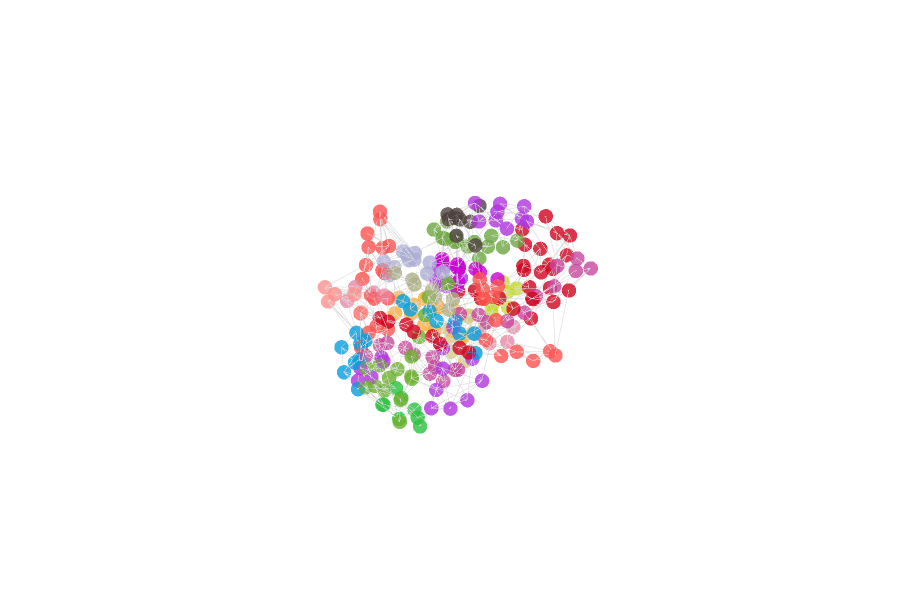

The cell this chart's notebook holds for it:
### Code cell
import numpy as np
transformator = NoiseTransform({'t_min':0, 't_max':1, 'rot_min': 0, 'rot_max': 1})
receptor_upd = transformator(receptor)
PlotlyVis.create_figure(receptor_upd)

### Figure 1 — Plotly figure (JSON) as saved in the notebook; plotly's stock layout.template omitted (floating-point values rounded to 4 significant figures; data arrays with more than 128 entries replaced by an {"elided": "..."} marker saying what was removed)
{"data": [{"hoverinfo": "text", "marker": {"cmax": 1, "cmin": 0, "color": {"elided": "1990 str values"}, "opacity": 0.8, "size": 5}, "mode": "markers", "text": {"elided": "1990 str values"}, "type": "scatter3d", "x": {"elided": "248 float values"}, "y": {"elided": "248 float values"}, "z": {"elided": "248 float values"}}, {"hoverinfo": "text", "line": {"color": "lightgray", "dash": "dot", "width": 1}, "mode": "lines", "text": {"elided": "8616 str values"}, "type": "scatter3d", "x": {"elided": "8616 float values"}, "y": {"elided": "8616 float values"}, "z": {"elided": "8616 float values"}}], "layout": {"height": 600, "scene": {"xaxis": {"visible": false}, "yaxis": {"visible": false}, "zaxis": {"visible": false}}, "showlegend": false, "width": 900}}
